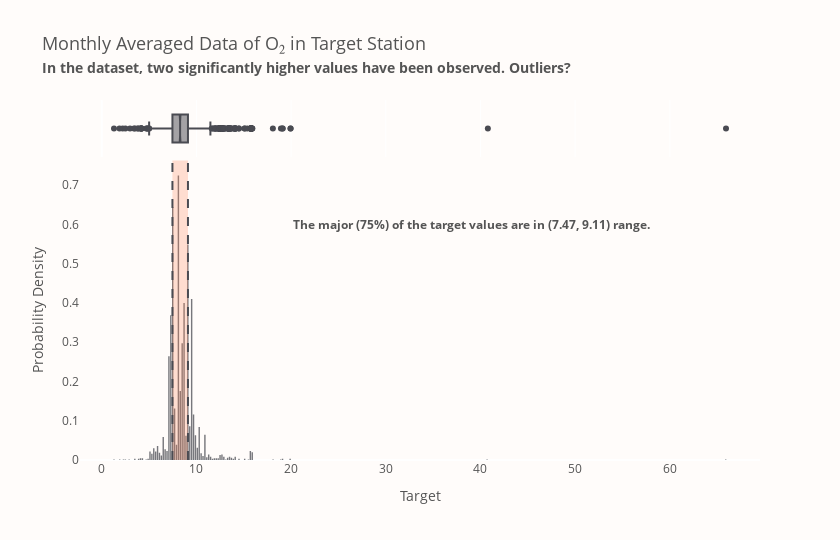

Notebook cell for this chart:
### Markdown cell above
<p style="
    font-size: 16px;
    font-family: 'JetBrains Mono';
">
    <b>Now we're going to look more closely at numerical properties and dependencies. Let's have a look at the target variable distribution first.</b>
</p>

### Code cell
target = train.Target
Q1, Q3 = np.percentile(target, 25), np.percentile(target, 75)

fig = px.histogram(
    x=target,
    labels={"x": "Target"},
    marginal="box",
    histnorm="probability density",
    title="Monthly Averaged Data of O\u2082 in Target Station<br>"
    "<span style='font-size: 75%; font-weight: bold;'>"
    "In the dataset, two significantly higher values have been observed. Outliers?</span>",
    color_discrete_sequence=["#4A4B52"],
    opacity=0.75,
    height=540,
    width=840,
)
fig.add_annotation(
    x=20,
    y=0.6,
    align="left",
    xanchor="left",
    text=f"<b>The major (75%) of the target values are in ({Q1:.2f}, {Q3:.2f}) range.</b>",
    showarrow=False,
)
fig.add_vrect(x0=Q1, x1=Q3, line_width=0, fillcolor="#FF7F51", opacity=0.25, row=1)
fig.add_vline(x=Q1, line_width=2, line_dash="dash", line_color="#4A4B52", row=1)
fig.add_vline(x=Q3, line_width=2, line_dash="dash", line_color="#4A4B52", row=1)
fig.update_yaxes(title="Probability Density", row=1)
fig.update_layout(
    font_color=FONT_COLOR,
    title_font_size=18,
    plot_bgcolor=BACKGROUND_COLOR,
    paper_bgcolor=BACKGROUND_COLOR,
    xaxis_showgrid=False,
    yaxis_showgrid=False,
    bargap=0.25,
)
fig.show()

### Figure 1 — Plotly figure (JSON) as saved in the notebook; plotly's stock layout.template omitted (floating-point values rounded to 4 significant figures; data arrays with more than 128 entries replaced by an {"elided": "..."} marker saying what was removed)
{"data": [{"alignmentgroup": "True", "bingroup": "x", "histnorm": "probability density", "hovertemplate": "Target=%{x}<br>probability density=%{y}<extra></extra>", "legendgroup": "", "marker": {"color": "#4A4B52", "opacity": 0.75, "pattern": {"shape": ""}}, "name": "", "offsetgroup": "", "orientation": "v", "showlegend": false, "type": "histogram", "x": {"elided": "3500 float values"}, "xaxis": "x", "yaxis": "y"}, {"alignmentgroup": "True", "hovertemplate": "Target=%{x}<extra></extra>", "legendgroup": "", "marker": {"color": "#4A4B52"}, "name": "", "notched": true, "offsetgroup": "", "showlegend": false, "type": "box", "x": {"elided": "3500 float values"}, "xaxis": "x2", "yaxis": "y2"}], "layout": {"annotations": [{"align": "left", "showarrow": false, "text": "<b>The major (75%) of the target values are in (7.47, 9.11) range.</b>", "x": 20, "xanchor": "left", "y": 0.6}], "bargap": 0.25, "barmode": "relative", "font": {"color": "#545454"}, "height": 540, "legend": {"tracegroupgap": 0}, "paper_bgcolor": "#FFFCFA", "plot_bgcolor": "#FFFCFA", "shapes": [{"fillcolor": "#FF7F51", "line": {"width": 0}, "opacity": 0.25, "type": "rect", "x0": 7.47, "x1": 9.11, "xref": "x", "y0": 0, "y1": 1, "yref": "y domain"}, {"line": {"color": "#4A4B52", "dash": "dash", "width": 2}, "type": "line", "x0": 7.47, "x1": 7.47, "xref": "x", "y0": 0, "y1": 1, "yref": "y domain"}, {"line": {"color": "#4A4B52", "dash": "dash", "width": 2}, "type": "line", "x0": 9.11, "x1": 9.11, "xref": "x", "y0": 0, "y1": 1, "yref": "y domain"}], "title": {"font": {"size": 18}, "text": "Monthly Averaged Data of O₂ in Target Station<br><span style='font-size: 75%; font-weight: bold;'>In the dataset, two significantly higher values have been observed. Outliers?</span>"}, "width": 840, "xaxis": {"anchor": "y", "domain": [0, 1], "showgrid": false, "title": {"text": "Target"}}, "xaxis2": {"anchor": "y2", "domain": [0, 1], "matches": "x", "showgrid": true, "showticklabels": false}, "yaxis": {"anchor": "x", "domain": [0, 0.8316], "showgrid": false, "title": {"text": "Probability Density"}}, "yaxis2": {"anchor": "x2", "domain": [0.8416, 1], "matches": "y2", "showgrid": false, "showline": false, "showticklabels": false, "ticks": ""}}}
